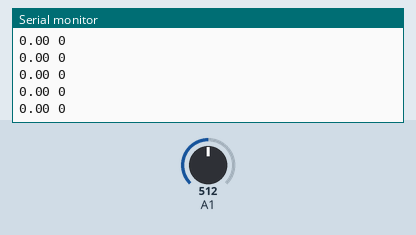
Recording of a sketch running on a simulated Arduino Uno, built with avr-gcc and run on an emulated ATmega328P. Shown: the last lines printed to the serial monitor. The test bench sets the inputs (shaded band); at power-on: A1 = 512.

Above: at 1.2 s.
1.3 s: A1 set to 716
At 1.31 s:
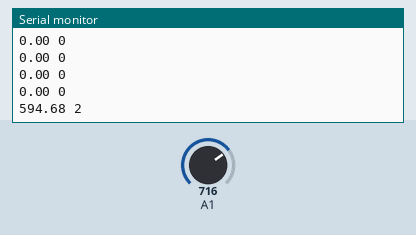
2.8 s: A1 set to 900
At 2.82 s:
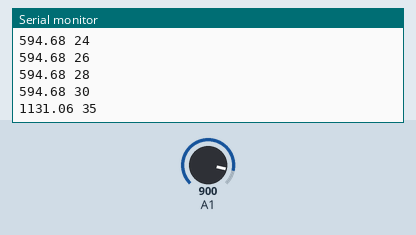
Timing chart, 0 to 5.8 s (numbered marks = the images above; inputs shaded):
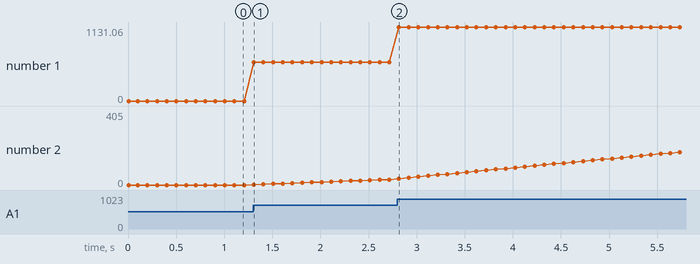

The sketch:

sketch_mar12a.ino
```cpp
#include <MsTimer2.h>

int goff=0;
long angle=0;
double gyro_z,k=0.0067/*V/deg/sec*/,Vref=5.0,backup_gyro_z,V0;


void gyro() {
  gyro_z=(analogRead(A1)-V0)*Vref/(k*(double)(2<<8-1));
}

void setup(){
V0=analogRead(A1);
Serial.begin(9600);
Serial.println("start");
MsTimer2::set(10, gyro);
MsTimer2::start();
}

void loop(){
angle += (backup_gyro_z+gyro_z)/2*0.01;
Serial.print(gyro_z);
Serial.print(" ");
Serial.println(angle);
delay(100);
}
```

Measured:
- after the input at 1.3 s, the serial monitor: prints a new line at once (image 1)
- plotted number 1: 0 → 594.68 after the input at 1.3 s
- plotted number 2: 0 → 30 after the input at 1.3 s
